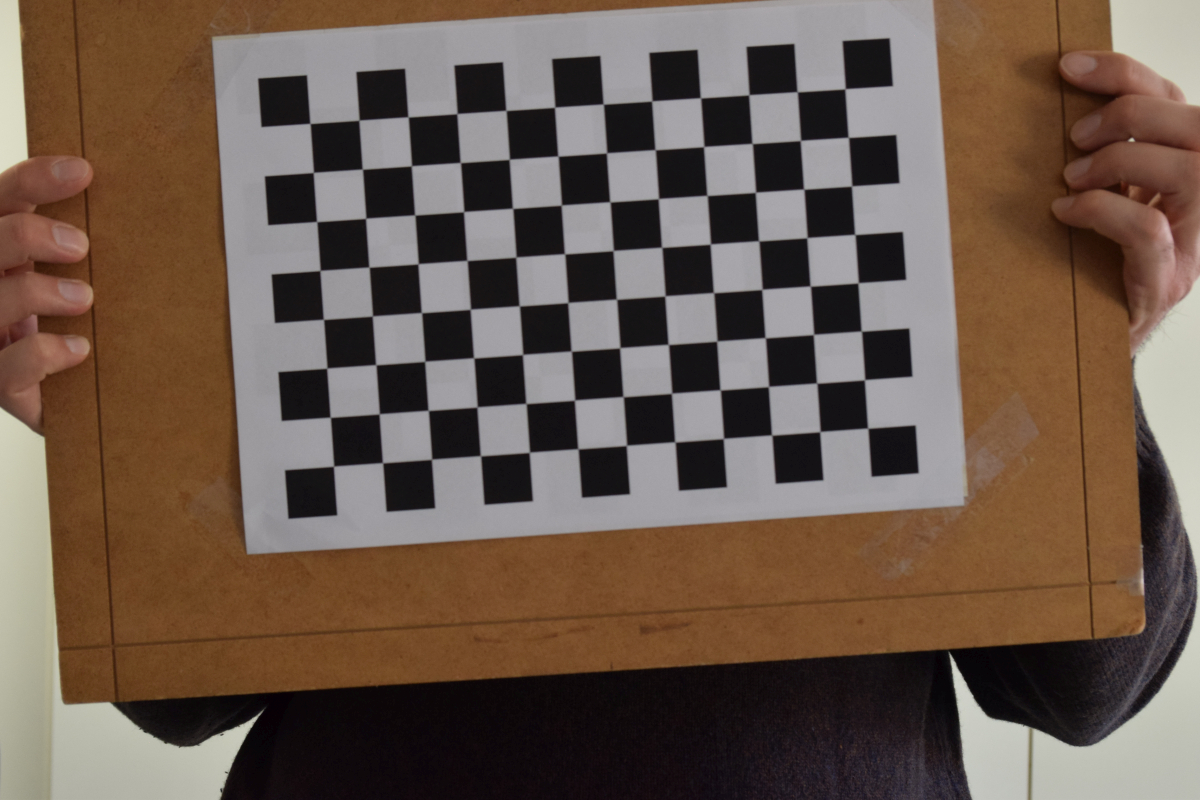
//> input picture lab2/D3300/img1.jpg, 1200 x 800 px
$ ./lab3 ../../lab2/D3300/img1.jpg   (built with g++ and OpenCV 4)
//> lines starting //> are read from the running program, lines starting //| are printed output that depends on the picture
#include "opencv2/highgui/highgui.hpp"
#include "opencv2/imgproc/imgproc.hpp"
#include <iostream>
#include <stdio.h>

using namespace std;
using namespace cv;


/**
 * show image with a title, can be resize.
*/
void show_img(Mat &img,
                const string TITLE="Image",
                const float IMG_WIDTH=1092.0,   // 80% of my screen width
                const float IMG_HEIGHT=614.0);  // 80% of my screen height

/**
 * @function main
 */
int main( int argc, char** argv )
{
  Mat src, dst;

  /// Load image
  src = imread( argv[1], 1 );
//> src is the input picture: 800 rows x 1200 cols, CV_8UC3; mean B, G, R 77.4, 89.7, 107.6

  if( !src.data )
    { return -1; }

  /// Separate the image in 3 places ( B, G and R )
  vector<Mat> bgr_planes;
  split( src, bgr_planes );
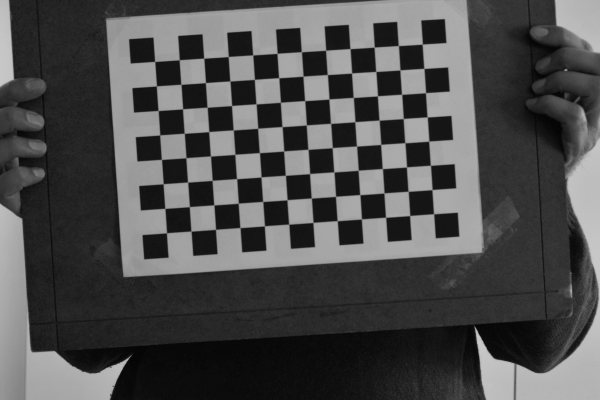
//> bgr_planes[0]: 800 rows x 1200 cols, CV_8UC1 (shown at 1/2 size); min 0, max 203, mean 77.4
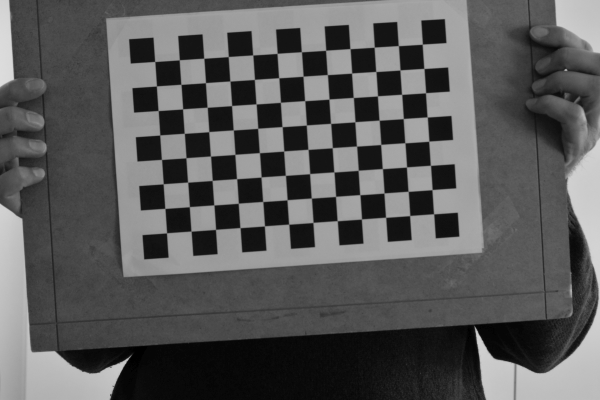
//> bgr_planes[1]: 800 rows x 1200 cols, CV_8UC1 (shown at 1/2 size); min 0, max 222, mean 89.7
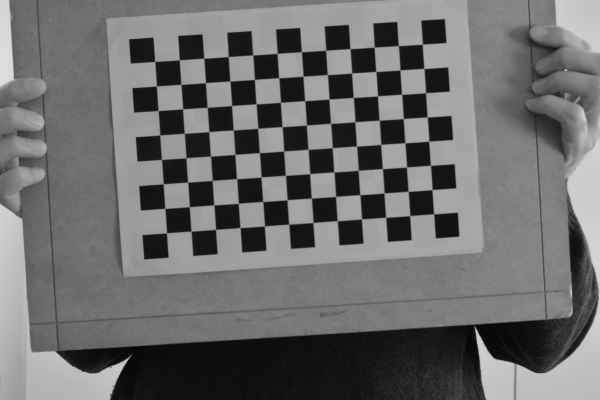
//> bgr_planes[2]: 800 rows x 1200 cols, CV_8UC1 (shown at 1/2 size); min 4, max 223, mean 107.6

  /// Establish the number of bins
  int histSize = 256;

  /// Set the ranges ( for B,G,R) )
  float range[] = { 0, 256 } ;
  const float* histRange = { range };

  bool uniform = true; bool accumulate = false;

  Mat b_hist, g_hist, r_hist;

  /// Compute the histograms:
  calcHist( &bgr_planes[0], 1, 0, Mat(), b_hist, 1, &histSize, &histRange, uniform, accumulate );
//> b_hist = 256 values, max 55135 at index 21, min 0 at index 204, mean 3750
  calcHist( &bgr_planes[1], 1, 0, Mat(), g_hist, 1, &histSize, &histRange, uniform, accumulate );
//> g_hist = 256 values, max 57279 at index 20, min 0 at index 2, mean 3750
  calcHist( &bgr_planes[2], 1, 0, Mat(), r_hist, 1, &histSize, &histRange, uniform, accumulate );
//> r_hist = 256 values, max 64355 at index 20, min 0 at index 0, mean 3750

  // Draw the histograms for B, G and R
  int hist_w = 512; int hist_h = 400;
  int bin_w = cvRound( (double) hist_w/histSize );

  Mat histImage( hist_h, hist_w, CV_8UC3, Scalar( 0,0,0) );

  /// Normalize the result to [ 0, histImage.rows ]
  normalize(b_hist, b_hist, 0, histImage.rows, NORM_MINMAX, -1, Mat() );
//> b_hist = 256 values, max 400 at index 21, min 0 at index 204, mean 27.21
  normalize(g_hist, g_hist, 0, histImage.rows, NORM_MINMAX, -1, Mat() );
//> g_hist = 256 values, max 400 at index 20, min 0 at index 2, mean 26.19
  normalize(r_hist, r_hist, 0, histImage.rows, NORM_MINMAX, -1, Mat() );
//> r_hist = 256 values, max 400 at index 20, min 0 at index 0, mean 23.31

  /// Draw for each channel
  for( int i = 1; i < histSize; i++ )
  {
      line( histImage, Point( bin_w*(i-1), hist_h - cvRound(b_hist.at<float>(i-1)) ) ,
                       Point( bin_w*(i), hist_h - cvRound(b_hist.at<float>(i)) ),
                       Scalar( 255, 0, 0), 2, 8, 0  );
      line( histImage, Point( bin_w*(i-1), hist_h - cvRound(g_hist.at<float>(i-1)) ) ,
                       Point( bin_w*(i), hist_h - cvRound(g_hist.at<float>(i)) ),
                       Scalar( 0, 255, 0), 2, 8, 0  );
      line( histImage, Point( bin_w*(i-1), hist_h - cvRound(r_hist.at<float>(i-1)) ) ,
                       Point( bin_w*(i), hist_h - cvRound(r_hist.at<float>(i)) ),
                       Scalar( 0, 0, 255), 2, 8, 0  );
  }
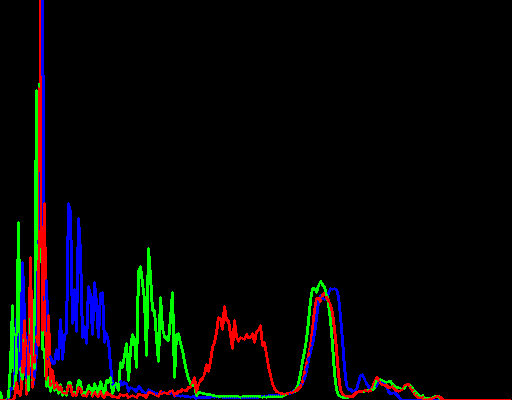
//> histImage: 400 rows x 512 cols, CV_8UC3; mean B, G, R 6.7, 7.3, 6.9

  /// Display
  namedWindow("calcHist Demo", CV_MINOR_VERSION );
  imshow("calcHist Demo", histImage );
  //show_img(histImage,"calcHist Demo");
  waitKey(0);

  return 0;
}

// [13 lines left out: function show_img, not called in this run]

$ run again, on lab2/D3300/img2.jpg
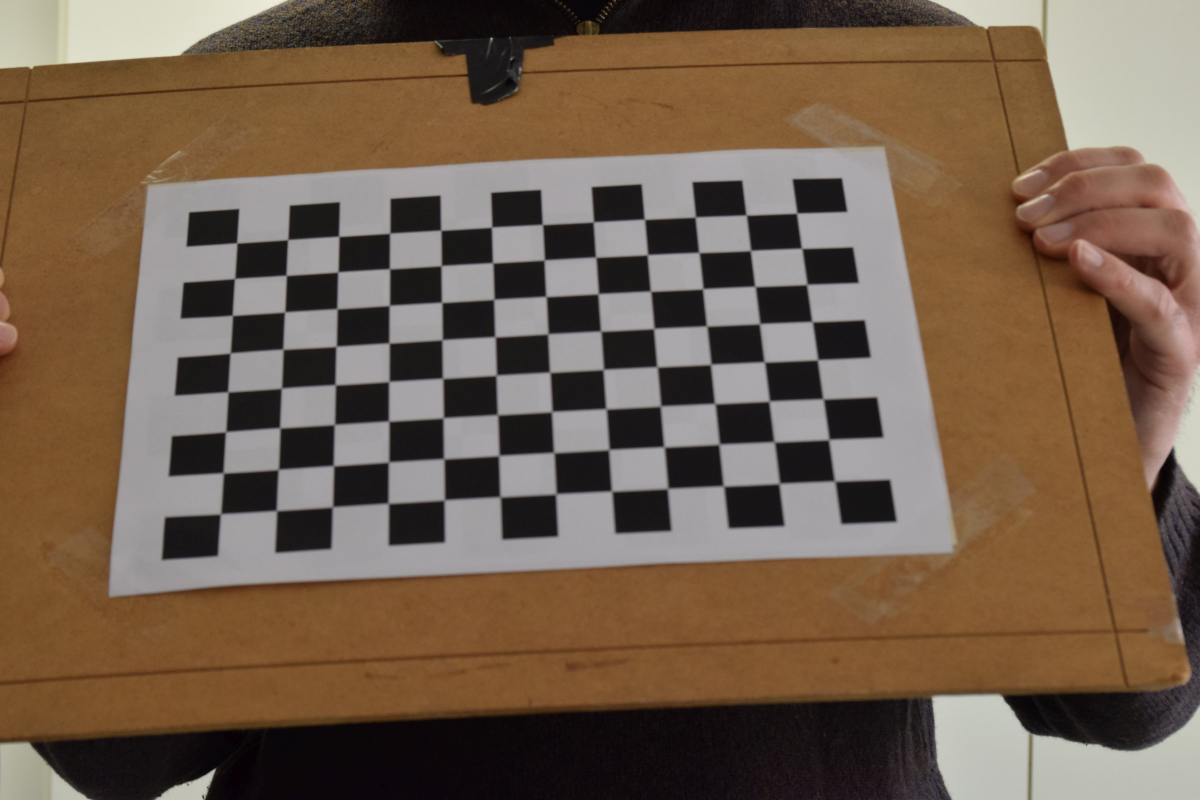
//> input picture lab2/D3300/img2.jpg, 1200 x 800 px
//> src is the input picture: 800 rows x 1200 cols, CV_8UC3; mean B, G, R 77.5, 95.3, 115.2
//> `split( src, bgr_planes );`:
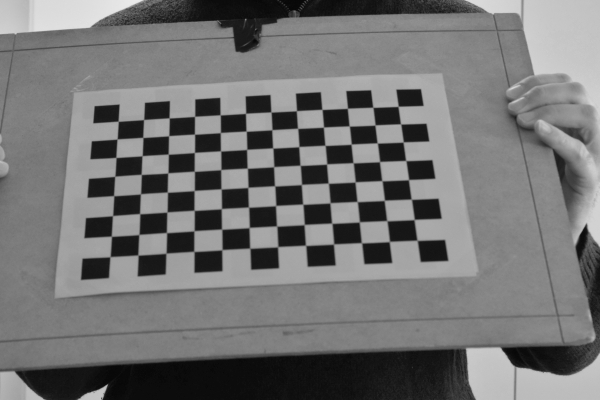
//> bgr_planes[2]: 800 rows x 1200 cols, CV_8UC1 (shown at 1/2 size); min 5, max 236, mean 115.2
//> `calcHist( &bgr_planes[0], 1, 0, Mat(), b_hist, 1, &histSize, &histRang..`: b_hist = 256 values, max 32849 at index 23, min 0 at index 221, mean 3750
//> `calcHist( &bgr_planes[1], 1, 0, Mat(), g_hist, 1, &histSize, &histRang..`: g_hist = 256 values, max 35750 at index 22, min 0 at index 236, mean 3750
//> `calcHist( &bgr_planes[2], 1, 0, Mat(), r_hist, 1, &histSize, &histRang..`: r_hist = 256 values, max 37026 at index 24, min 0 at index 0, mean 3750
//> `normalize(b_hist, b_hist, 0, histImage.rows, NORM_MINMAX, -1, Mat() );`: b_hist = 256 values, max 400 at index 23, min 0 at index 221, mean 45.66
//> `normalize(g_hist, g_hist, 0, histImage.rows, NORM_MINMAX, -1, Mat() );`: g_hist = 256 values, max 400 at index 22, min 0 at index 236, mean 41.96
//> `normalize(r_hist, r_hist, 0, histImage.rows, NORM_MINMAX, -1, Mat() );`: r_hist = 256 values, max 400 at index 24, min 0 at index 0, mean 40.51
//> after the loop `for( int i = 1; i < histSize; i++ )`:
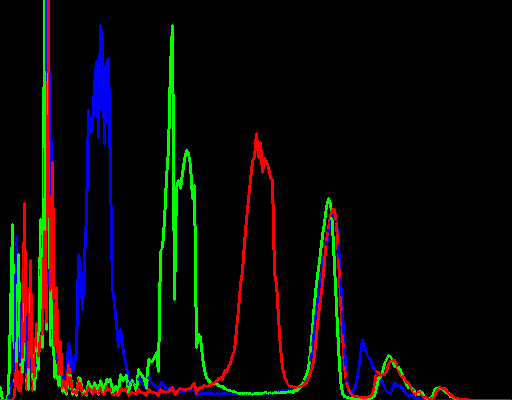
//> histImage: 400 rows x 512 cols, CV_8UC3; mean B, G, R 7.6, 10.2, 9.8

$ run again, on lab2/D3300/img3.jpg
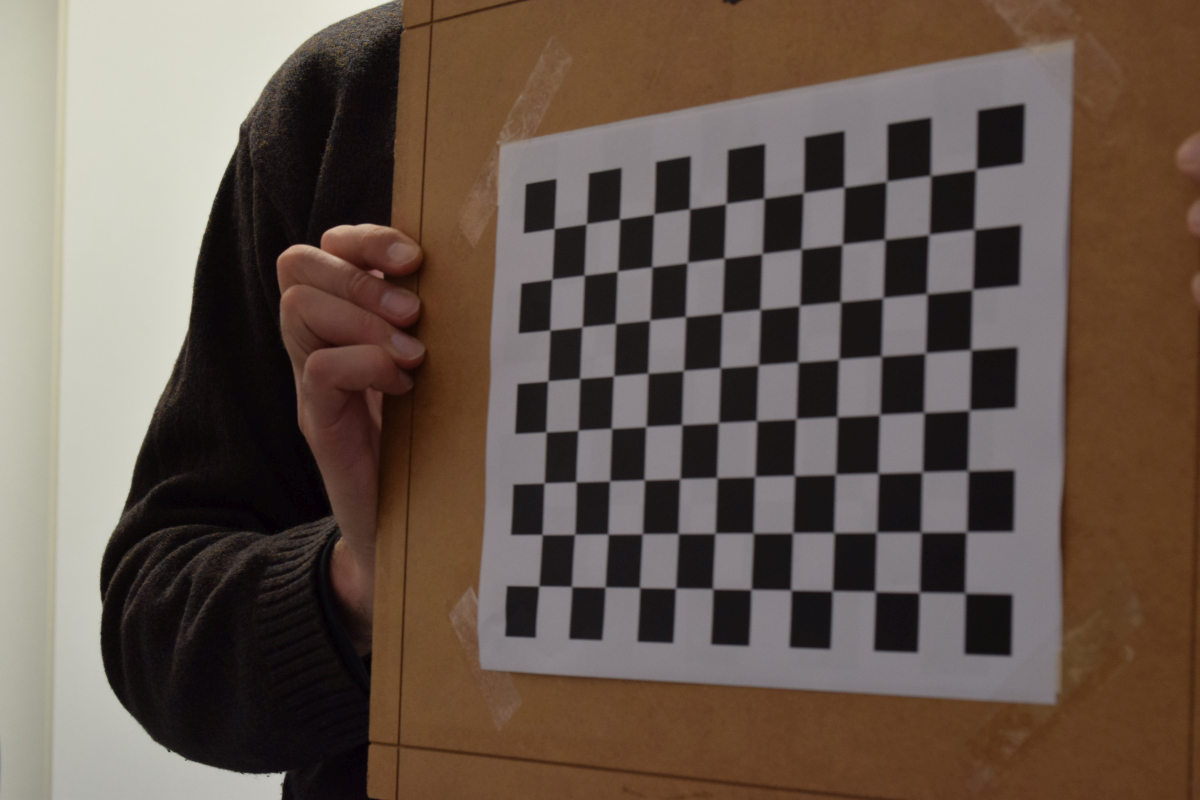
//> input picture lab2/D3300/img3.jpg, 1200 x 800 px
//> src is the input picture: 800 rows x 1200 cols, CV_8UC3; mean B, G, R 78, 88.3, 103.2
//> `split( src, bgr_planes );`:
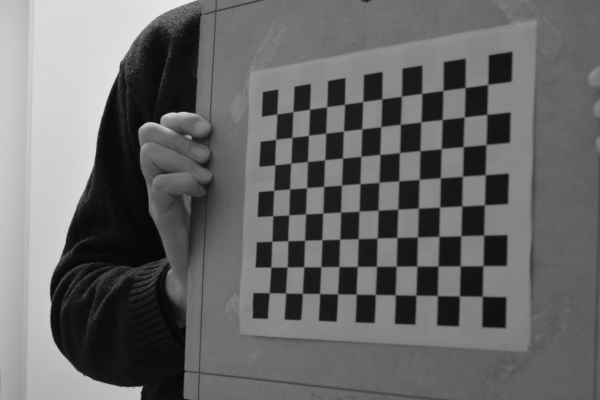
//> bgr_planes[2]: 800 rows x 1200 cols, CV_8UC1 (shown at 1/2 size); min 4, max 236, mean 103.2
//> `calcHist( &bgr_planes[0], 1, 0, Mat(), b_hist, 1, &histSize, &histRang..`: b_hist = 256 values, max 28117 at index 19, min 0 at index 223, mean 3750
//> `calcHist( &bgr_planes[1], 1, 0, Mat(), g_hist, 1, &histSize, &histRang..`: g_hist = 256 values, max 27569 at index 20, min 0 at index 235, mean 3750
//> `calcHist( &bgr_planes[2], 1, 0, Mat(), r_hist, 1, &histSize, &histRang..`: r_hist = 256 values, max 26820 at index 97, min 0 at index 0, mean 3750
//> `normalize(b_hist, b_hist, 0, histImage.rows, NORM_MINMAX, -1, Mat() );`: b_hist = 256 values, max 400 at index 19, min 0 at index 223, mean 53.35
//> `normalize(g_hist, g_hist, 0, histImage.rows, NORM_MINMAX, -1, Mat() );`: g_hist = 256 values, max 400 at index 20, min 0 at index 235, mean 54.41
//> `normalize(r_hist, r_hist, 0, histImage.rows, NORM_MINMAX, -1, Mat() );`: r_hist = 256 values, max 400 at index 97, min 0 at index 0, mean 55.93
//> after the loop `for( int i = 1; i < histSize; i++ )`:
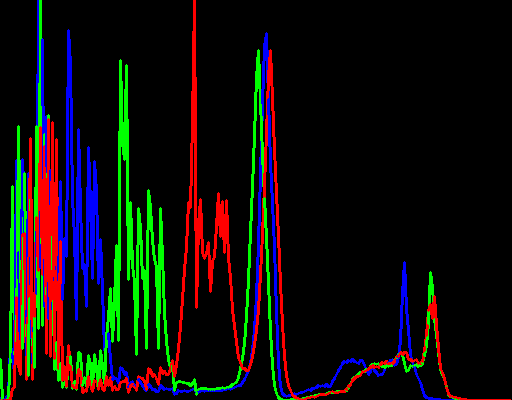
//> histImage: 400 rows x 512 cols, CV_8UC3; mean B, G, R 12.4, 15, 16.6
